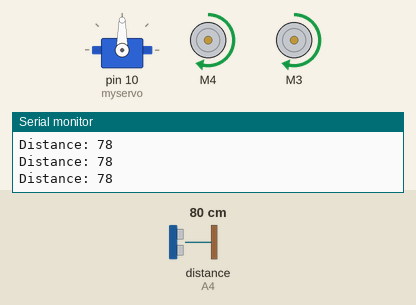
This sketch was run on a simulated Arduino Uno, built with avr-gcc and run on an emulated ATmega328P. Shown: servo, 2 × DC motor (green arrow = forward, orange = backward, longer = faster), the last lines printed to the serial monitor. Wiring (inferred from the names in the program): ultrasonic range finder: trigger A5; echo A4. The inputs (shaded band) are chosen by the test bench; at power-on: distance to the obstacle (sensor on A4) 80 cm. The echo pulse lasts 58.3 µs per cm.

Above: at 1.2 s.
1.3 s: distance to the obstacle (sensor on A4) set to 23 cm
4.3 s: distance to the obstacle (sensor on A4) set to 19 cm
At 5.4 s:
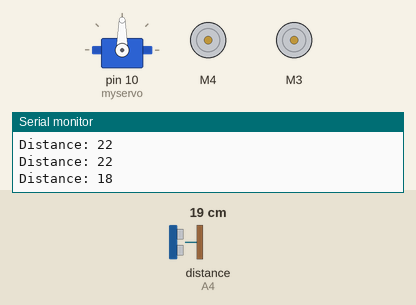
7.3 s: distance to the obstacle (sensor on A4) set to 35 cm
At 9.0 s:
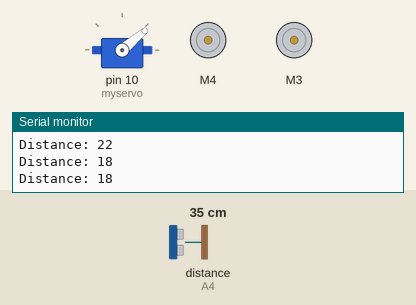
10.3 s: distance to the obstacle (sensor on A4) set to 2 cm
At 10.68 s:
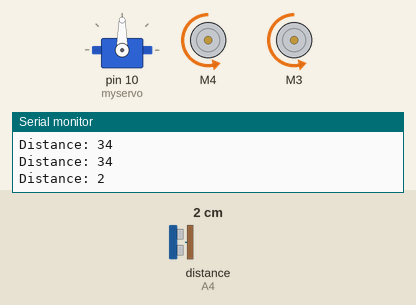
Timing chart, 0 to 14.3 s (numbered marks = the images above; inputs shaded):
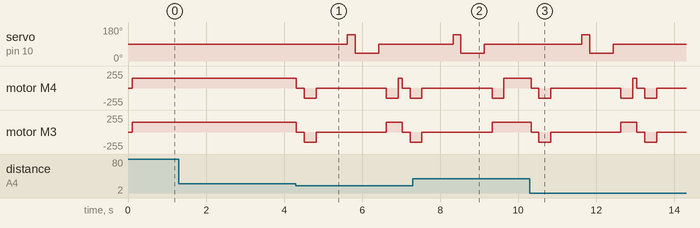

The sketch:

arduino_robot.ino
```cpp
#include <Servo.h>
#include <NewPing.h>
#include "AFMotor.h"

#define TRIG_PIN  A5
#define ECHO_PIN  A4

#define max_speed 150

boolean goesForward=false;
int distance;
long duration;

Servo myservo;

AF_DCMotor motor1(4);
AF_DCMotor motor2(3);

 void moveBackward()
  {
    goesForward=false;
    motor1.run(BACKWARD);
    motor2.run(BACKWARD);
    delay(100);
    motor1.setSpeed(max_speed);
    motor2.setSpeed(max_speed);
    delay(5);
  }

  void turnRight()
  {
    motor1.run(FORWARD);
    motor2.run(BACKWARD);
    delay(300);
    motor1.run(FORWARD);
    motor2.run(FORWARD);
  }

  void turnLeft()
  {
    motor1.run(BACKWARD);
    motor2.run(FORWARD);
    delay(300);
    motor1.run(FORWARD);
    motor2.run(FORWARD);
  }

//===============================================================================
//  Initialization
//===============================================================================
void setup() {

pinMode(TRIG_PIN, OUTPUT);
pinMode(ECHO_PIN, INPUT);
Serial.begin(9600);
myservo.attach(10);
myservo.write(90);

}


//===============================================================================
//  Main
//===============================================================================

void loop()
{

const int distance_object=20;
int distanceR = 0;
int distanceL = 0;

  // put your main code here, to run repeatedly:
digitalWrite(TRIG_PIN, LOW);
delayMicroseconds(2);
// Sets the trigPin on HIGH state for 10 micro seconds
digitalWrite(TRIG_PIN, HIGH);
delayMicroseconds(10);
digitalWrite(TRIG_PIN, LOW);
// Reads the echoPin, returns the sound wave travel time in microseconds
duration = pulseIn(ECHO_PIN, HIGH);
// Calculating the distance
distance= duration*0.034/2;
// Prints the distance on the Serial Monitor
Serial.print("Distance: ");
Serial.println(distance);

  moveForward();
  if(distance <= distance_object)
  {
    moveStop();
    delay(200);
    moveBackward();
    delay(200);
    moveStop();
    delay(200);
    distanceR = lookRight();
    delay(200);
    distanceL = lookLeft();
     delay(200);

    if(distanceL<=distanceR)
    {
    turnLeft();
    moveStop();
    moveForward();
    }
      else
      {
        turnRight();
        moveStop();
        moveForward();
      }
  }

}


 void moveStop()
  {
    motor1.run(RELEASE);
    motor2.run(RELEASE);
  }

  void moveForward() {

 if(!goesForward)
  {
    goesForward=true;
    motor1.run(FORWARD);
    motor2.run(FORWARD);
    delay(100);
    motor1.setSpeed(max_speed);
    motor2.setSpeed(max_speed);
    delay(5);
   }
 }

 int lookRight()
{
    myservo.write(90);
    delay(500);
    int distance_R = distance;
    delay(100);
    myservo.write(140);
    return distance_R;
}

int lookLeft()
{
    myservo.write(40);
    delay(500);
    int distance_L = distance;
    delay(100);
    myservo.write(90);
    return distance_L;
    delay(100);
}
```

Measured:
- the behaviour switches between 22 and 21 cm on distance to the obstacle (sensor on A4) (found by bisection; images 0 and 1)
- after the input at 4.3 s, servo on pin 10 (myservo): 90° → 140° after 1.3 s, → 40° 0.20 s later, → 90° 0.60 s later; motor M4: forward 150/255 → stopped at once, → backward 150/255 0.20 s later, → stopped 0.31 s later, → backward 150/255 1.8 s later, … (7 changes in this stretch)
- after the input at 7.3 s, motor M4: goes on until 9.6 s, then stays forward 150/255; motor M3: goes on until 9.3 s, then stays forward 150/255
- after the input at 10.3 s, servo on pin 10 (myservo): 90° → 140° after 1.3 s, → 40° 0.20 s later, → 90° 0.60 s later; motor M4: forward 150/255 → stopped at once, → backward 150/255 0.20 s later, → stopped 0.31 s later, → backward 150/255 1.8 s later, … (8 changes in this stretch)
